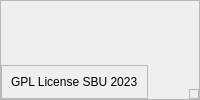
        <widget class="QFrame" name="footer_frame">
         <property name="frameShape">
          <enum>QFrame::StyledPanel</enum>
         </property>
         <property name="frameShadow">
          <enum>QFrame::Raised</enum>
         </property>
         <layout class="QHBoxLayout" name="horizontalLayout_5">
          <property name="leftMargin">
           <number>0</number>
          </property>
          <property name="topMargin">
           <number>0</number>
          </property>
          <property name="rightMargin">
           <number>0</number>
          </property>
          <property name="bottomMargin">
           <number>0</number>
          </property>
          <item alignment="Qt::AlignBottom">
           <widget class="QFrame" name="frame_13">
            <property name="styleSheet">
             <string notr="true"/>
            </property>
            <property name="frameShape">
             <enum>QFrame::StyledPanel</enum>
            </property>
            <property name="frameShadow">
             <enum>QFrame::Raised</enum>
            </property>
            <layout class="QVBoxLayout" name="verticalLayout_8">
             <item>
              <widget class="QLabel" name="label_8">
               <property name="text">
                <string>GPL License SBU 2023</string>
               </property>
              </widget>
             </item>
            </layout>
           </widget>
          </item>
          <item alignment="Qt::AlignRight|Qt::AlignBottom">
           <widget class="QFrame" name="size_grip">
            <property name="minimumSize">
             <size>
              <width>10</width>
              <height>10</height>
             </size>
            </property>
            <property name="maximumSize">
             <size>
              <width>10</width>
              <height>10</height>
             </size>
            </property>
            <property name="frameShape">
             <enum>QFrame::StyledPanel</enum>
            </property>
            <property name="frameShadow">
             <enum>QFrame::Raised</enum>
            </property>
            <widget class="QFrame" name="size_underneath">
             <property name="geometry">
              <rect>
               <x>80</x>
               <y>50</y>
               <width>10</width>
               <height>10</height>
              </rect>
             </property>
             <property name="minimumSize">
              <size>
               <width>10</width>
               <height>10</height>
              </size>
             </property>
             <property name="maximumSize">
              <size>
               <width>10</width>
               <height>10</height>
              </size>
             </property>
             <property name="layoutDirection">
              <enum>Qt::LeftToRight</enum>
             </property>
             <property name="frameShape">
              <enum>QFrame::StyledPanel</enum>
             </property>
             <property name="frameShadow">
              <enum>QFrame::Raised</enum>
             </property>
            </widget>
           </widget>
          </item>
         </layout>
        </widget>
